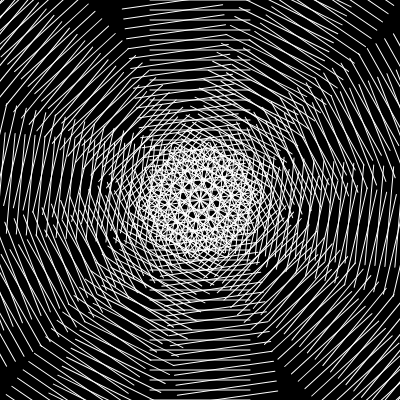
Frame 1 (no input)
Frame 2 (the mouse pressed at the canvas centre, redrawn once): identical to frame 1, image omitted

The p5.js sketch that drew this single still picture (run headless with seeded random() and noise() and a simulated clock; the mouse was pressed at the canvas centre and the sketch redrawn once):

// p5.js sketch
// ── sketch.js
function setup() {
  createCanvas(400, 400);
  noLoop();
}

function draw() {
  background(0);

  //repite todo lo de adentro 10 veces y las variables let x y let y centran el dibujo
  for (let i = 0; i < 10; i++) { 
    let x = width / 2;
    let y = height / 2;

  
    push();
    translate(x, y); 
    rotate(i * 0.6); //gira el dibujo
    stroke(255);

    let largo = 100; //define cuanto miden las lineas

  // for con variable j que crea muchas lineas horizontales separadas por 10px
    for (let j = -300; j < 300; j +=10) {
    line (-largo/2, j , largo/2, j);
  }

  pop(); //vuelve a su estado anterior y esto evita que las rotaciones se acumulen mal 

    }}
